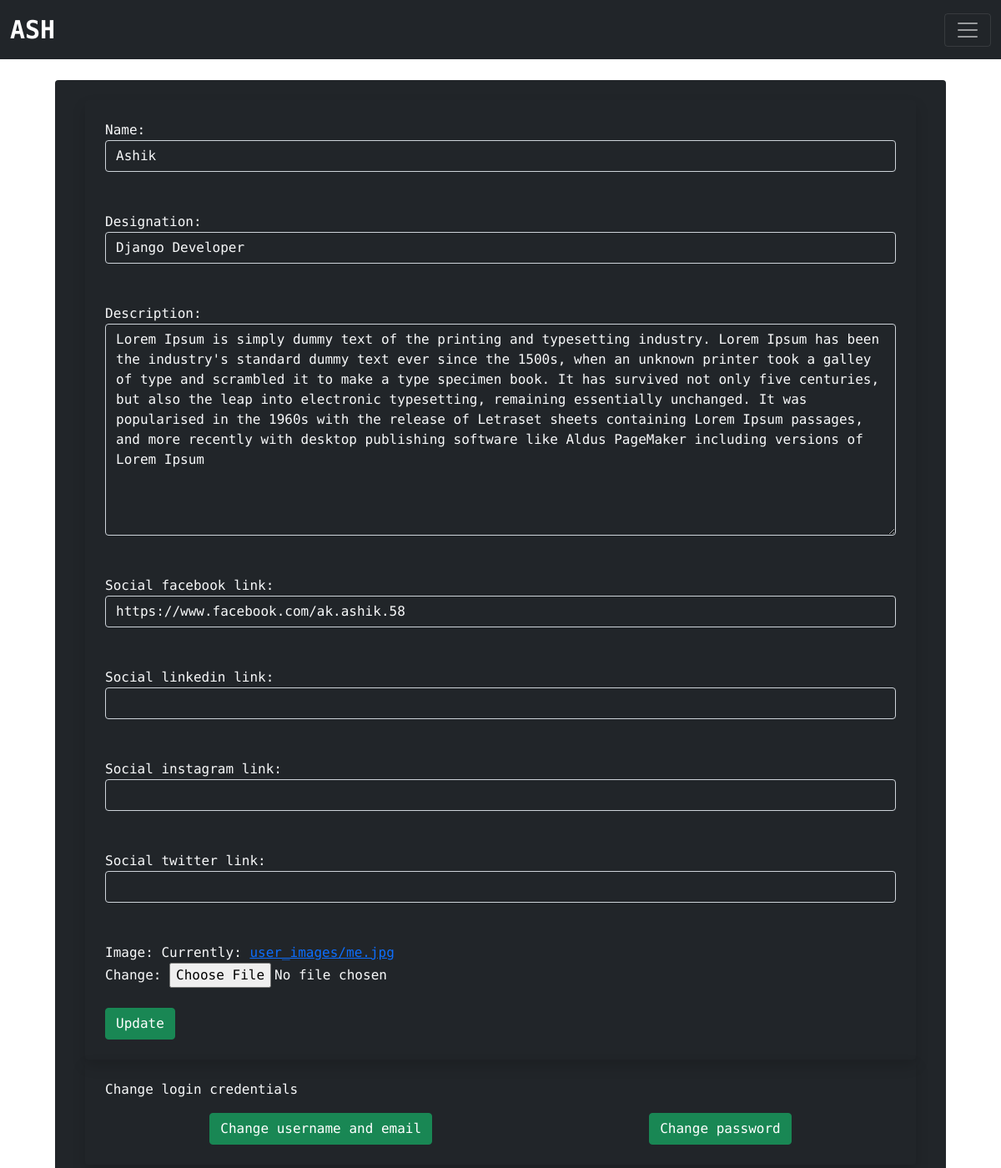
The page /update-profile/1 (signed in) on the database its author committed.
### base/models.py (models this page shows, shortened)
class Profile(models.Model):
    name = models.CharField(max_length=150)
    designation = models.CharField(max_length=200)
    description = models.TextField(null=True, blank=True)
    social_facebook_link = models.CharField(max_length=255, null=True, blank=True)
    social_linkedin_link = models.CharField(max_length=255, null=True, blank=True)
    social_instagram_link = models.CharField(max_length=255, null=True, blank=True)
    social_twitter_link = models.CharField(max_length=255, null=True, blank=True)
    image = models.ImageField(upload_to='user_images', default='user_images/avatar.png')
    user = models.OneToOneField(User, on_delete=models.CASCADE)

### base/views.py (the view)
# urls.py: path('update-profile/<int:profile_id>', views.update_profile, name='update-profile'),
@login_required(login_url='user-login')
def update_profile(request, profile_id):
    profile = Profile.objects.get(id=profile_id)
    update_profile_form = UpdateProfileForm(instance=profile)
    if request.method == 'POST':
        form = UpdateProfileForm(request.POST, instance=profile)
        if form.is_valid():
            form.save()
            return redirect('home')
    return render(request, 'base/update_profile.html', {
        'update_profile_form': update_profile_form
    })

### base/forms.py
class UpdateProfileForm(forms.ModelForm):
    class Meta:
        model = Profile
        fields = '__all__'
        exclude = ['user']
        widgets = {
            'name': forms.TextInput(attrs={'class': 'form-control bg-transparent text-light'}),
            'designation': forms.TextInput(attrs={'class': 'form-control bg-transparent text-light'}),
            'description': forms.Textarea(attrs={'class': 'form-control bg-transparent text-light'}),
            'social_facebook_link': forms.TextInput(attrs={'class': 'form-control bg-transparent text-light'}),
            'social_linkedin_link': forms.TextInput(attrs={'class': 'form-control bg-transparent text-light'}),
            'social_instagram_link': forms.TextInput(attrs={'class': 'form-control bg-transparent text-light'}),
            'social_twitter_link': forms.TextInput(attrs={'class': 'form-control bg-transparent text-light'}),
        }

### base/templatetags/number_of_messages.py (called while the page is built)
@register.filter
def total_messages(user_id):
    messages = UserMessage.objects.filter()
    return len(messages)

### base/templates/base/update_profile.html (shortened to what this page needs)
{% extends 'base.html' %}
{% block content %}
    <div class="container mt-5 pt-5 p-5">
        <div class="row bg-dark p-4 rounded text-light profile-row">
            <div class="col-6 col-width">
                <form action="" method="post" class="shadow rounded p-4 mx-auto profile-form" enctype="multipart/form-data">
                    {% for field in update_profile_form %}
                        {{field.label_tag}}
                        {{field}}
                        <br><br>
                    {% endfor %}
                    <input type="submit" value="Update" class="btn btn-success">
                </form>
            </div>
            <div class="col-6 col-width">
                <div class="shadow rounded p-4 mx-auto form-width">
                    <p>Change login credentials</p>
                    <div class="d-flex justify-content-evenly column-wise">
                        <a href="{% url 'change-username-email' %}" class="btn btn-success">Change username and email</a>
                        <div>&nbsp;</div>
                        <a href="{% url 'change-password' %}" class="btn btn-success">Change password</a>
                    </div>
                </div>
            </div>
        </div>
    </div>
{% endblock content %}

### base/static/base/index.css (style rules this page uses)
* { margin: 0; padding: 0; box-sizing: border-box; }
body { font-family: 'Roboto Mono', monospace; }
@media only screen and (max-width: 1280px) { .col-width { width: 100% !important; } }

### rows shown on the page
Profile: update_profile_form "Ashik" "Django Developer" "Lorem Ipsum is simply dummy text of the printing and typesetting industry. Lorem Ipsum has been the industry's standard dummy text ever since the 1500s, when an unknown printer took a galley of type and scrambled it to make a type specimen book. It has survived not only five centuries, but also the leap into electronic typesetting, remaining essentially unchanged. It was popularised in the 1960s with the release of Letraset sheets containing Lorem Ipsum passages, and more recently with desktop publishing software like Aldus PageMaker including versions of Lorem Ipsum" "https://www.facebook.com/ak.ashik.58"

### other values the page prints
{{ field.label_tag }} "Name:" "Designation:" "Description:" "Social facebook link:" "Social linkedin link:" "Social instagram link:" "Social twitter link:" "Image:"
